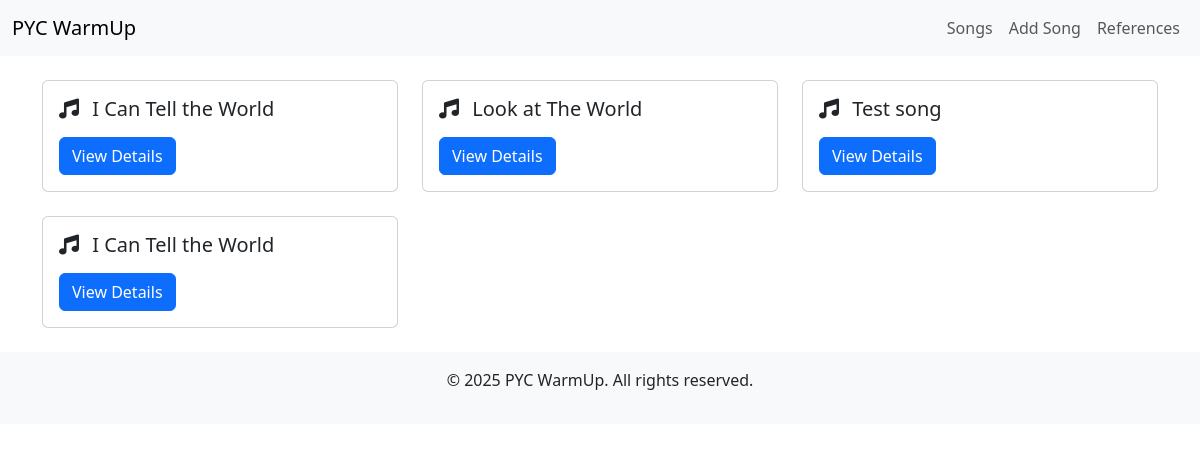
The page / on the database its author committed.
### songs/models.py (models this page shows, shortened)
class Song(models.Model):
    title = models.CharField(max_length=255)
    lyrics = models.TextField(blank=True)
    created_at = models.DateTimeField(auto_now_add=True)
    composer = models.CharField(max_length=255, null=True)

### songs/views.py (the view)
# urls.py: path('', song_list, name="song_list"),
def song_list(request):
    songs = Song.objects.all()
    return render(request, "songs/song_list.html", {"songs": songs})

### songs/templates/songs/song_list.html (shortened to what this page needs)
{% extends 'base.html' %}
{% block content %}
    <div class="row">
        {% for song in songs %}
        <div class="col-sm-12 col-md-6 col-lg-4 mb-4">
                <div class="card">
                    <div class="card-body">
                        <h5 class="card-title"> <span><i class="fas fa-music me-2"></i></span> {{ song.title }}</h5>
                        <a href="{% url 'song_detail' song.id %}" class="btn btn-primary">View Details</a>
                    </div>
                </div>
            </div>
        {% empty %}
            <p>No songs available.</p>
        {% endfor %}
    </div>
{% endblock %}

### rows shown on the page
Song: title "I Can Tell the World"
Song: title "Look at The World"
Song: title "Test song"
Song: title "I Can Tell the World"
